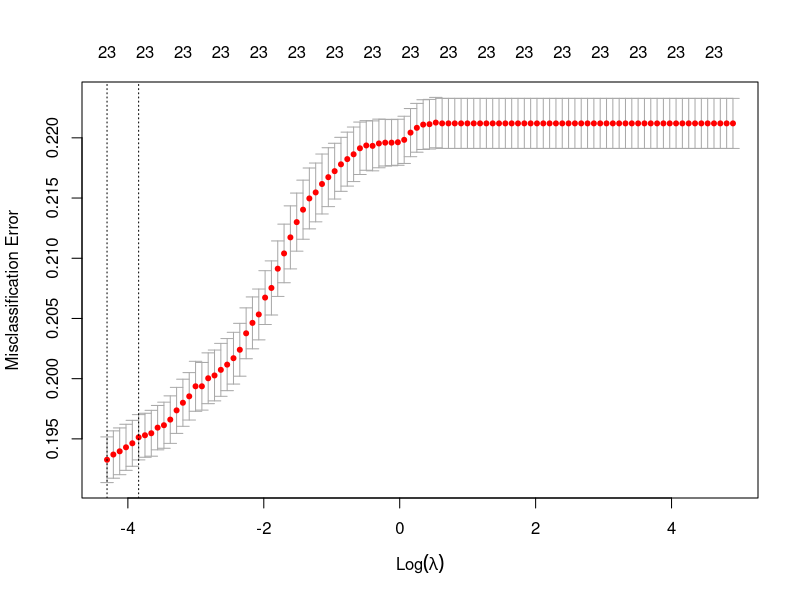
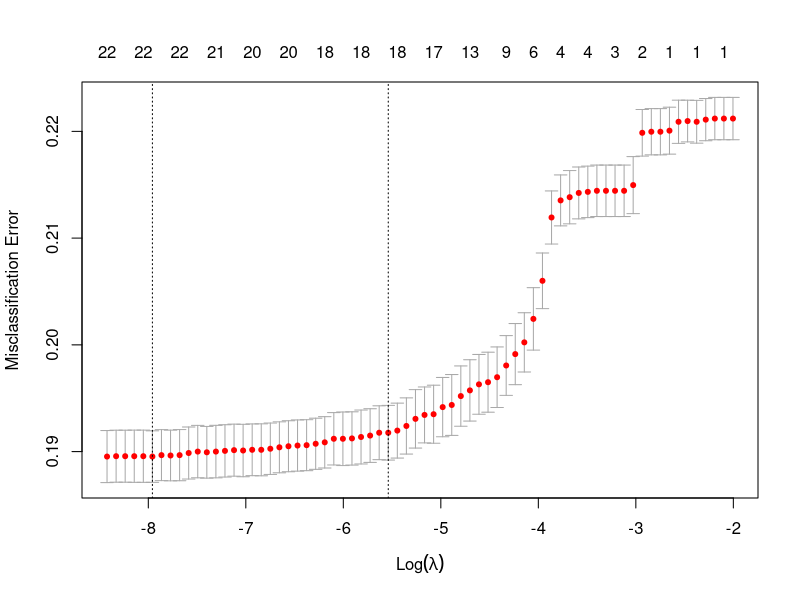
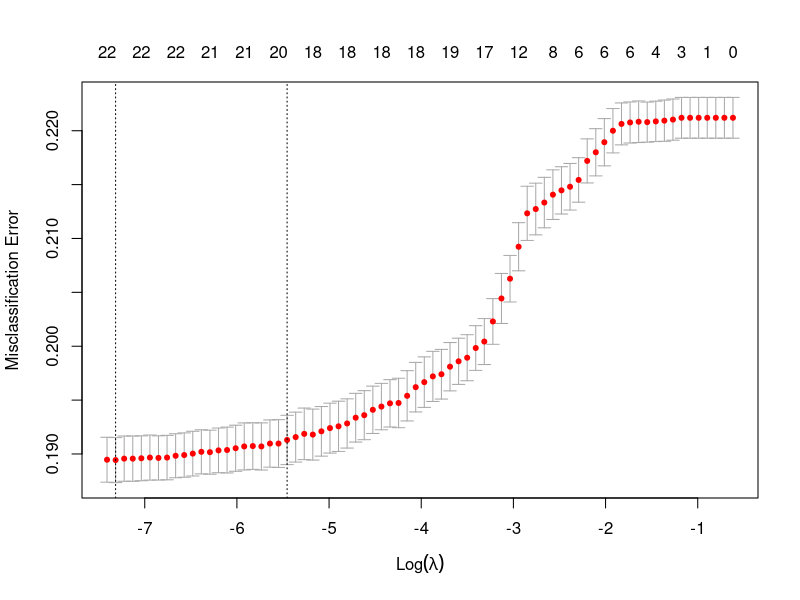
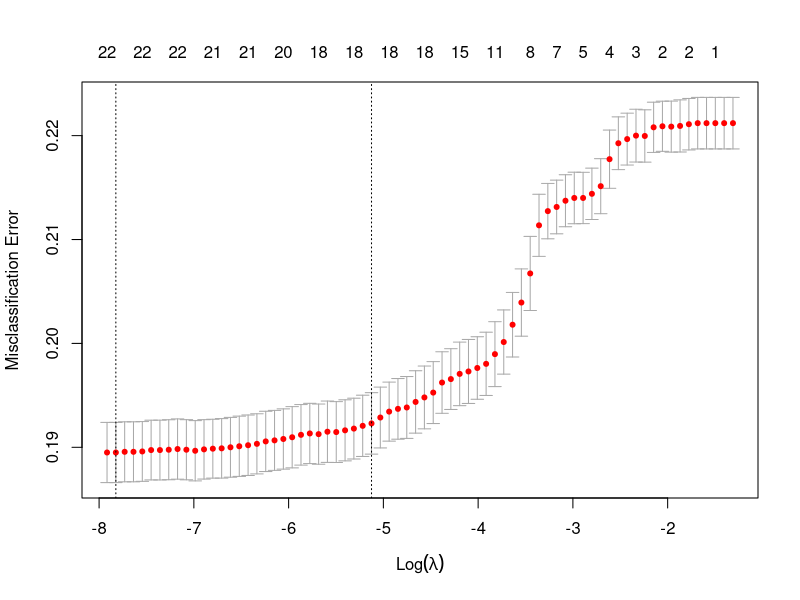
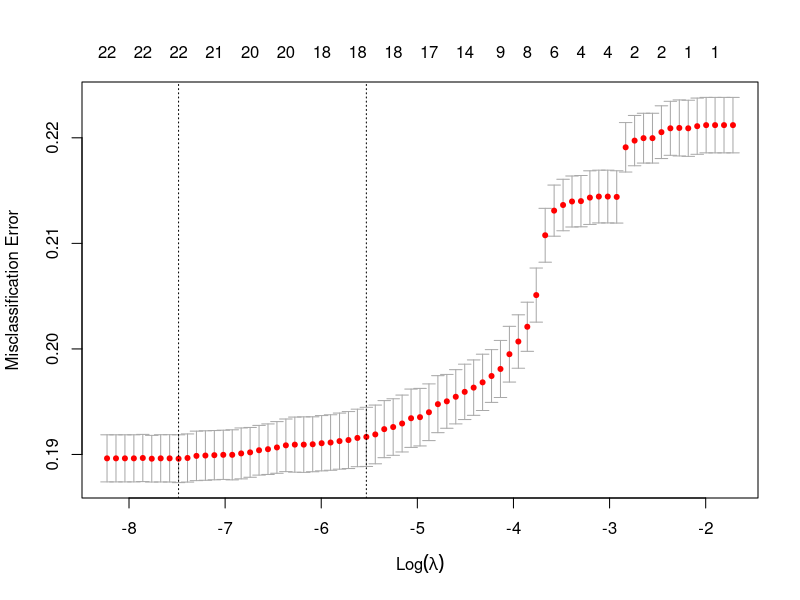

Source code (R) for these figures, in order:


library(glmnet)
library(MASS)
library(caret)

m_data <- read.table("defaultCreditCard.txt", sep = '\t', header=TRUE)
m_features <- m_data[,-c(24)]
v_labels <- m_data[,24]


##### no regularization, can't use CV.glmnet as it expects lambda values, used manual CV with 5 folds
foldSize <- nrow(m_features) / 10
current <- 1
errratem <- 0
for(i in 1:10)
{
  m_trainingData <- as.matrix(seq(current,current+foldSize-1))
  current <- current + foldSize
  m_trainingFeatures <- m_features[-m_trainingData,]
  m_trainingLabels <- v_labels[-m_trainingData]
  m_testingFeatures <- m_features[m_trainingData,]
  m_testingLabels <- v_labels[m_trainingData]
  fit <- glmnet(x = as.matrix(m_trainingFeatures), y = m_trainingLabels,  family = "binomial", lambda = 0)
  lmpredn <- predict(fit, as.matrix(m_testingFeatures), type="class")
  nmright <- sum( m_testingLabels==lmpredn) 
  errratem <- errratem + (1 - nmright/length(m_testingLabels))
}
print(errratem/10)


##### Ridge regularization
fit <- cv.glmnet(x = as.matrix(m_features),y = v_labels,  family = "binomial",  keep = TRUE, alpha = 0, type.measure = "class")
s_lambdaPos <- match(fit$lambda.min, fit$lambda)
plot(fit)
print(fit$lambda.min)
print(fit$cvm[s_lambdaPos])
print(fit$nzero[s_lambdaPos])


##### Lasso regularization
fit <- cv.glmnet(x = as.matrix(m_features),y = v_labels,  family = "binomial",  keep = TRUE, alpha = 1, type.measure = "class")
s_lambdaPos <- match(fit$lambda.min, fit$lambda)
plot(fit)
print(fit$lambda.min)
print(fit$cvm[s_lambdaPos])
print(fit$nzero[s_lambdaPos])

##### Elastic net regularization
fit <- cv.glmnet(x = as.matrix(m_features),y = v_labels,  family = "binomial",  keep = TRUE, alpha = 0.25, type.measure = "class")
s_lambdaPos <- match(fit$lambda.min, fit$lambda)
plot(fit)
print(fit$lambda.min)
print(fit$cvm[s_lambdaPos])
print(fit$nzero[s_lambdaPos])
#####################################
fit <- cv.glmnet(x = as.matrix(m_features),y = v_labels,  family = "binomial",  keep = TRUE, alpha = 0.5, type.measure = "class")
s_lambdaPos <- match(fit$lambda.min, fit$lambda)
plot(fit)
print(fit$lambda.min)
print(fit$cvm[s_lambdaPos])
print(fit$nzero[s_lambdaPos])
#####################################
fit <- cv.glmnet(x = as.matrix(m_features),y = v_labels,  family = "binomial",  keep = TRUE, alpha = 0.75, type.measure = "class")
s_lambdaPos <- match(fit$lambda.min, fit$lambda)
plot(fit)
print(fit$lambda.min)
print(fit$cvm[s_lambdaPos])
print(fit$nzero[s_lambdaPos])


